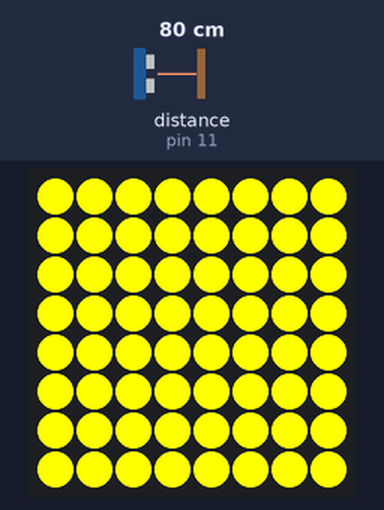
The sketch below on a simulated Arduino Uno, built with avr-gcc and run on an emulated ATmega328P. Shown: 8×8 RGB LED matrix (first LED top left, wired row by row). Wiring (inferred from the names in the program): ultrasonic range finder: trigger pin 12; echo pin 11. The test bench sets the inputs (shaded band); at power-on: distance to the obstacle (sensor on pin 11) 80 cm. The echo pulse lasts 58.3 µs per cm; what the sketch prints to the serial monitor is not drawn.

Above: at 1.2 s.
1.3 s: distance to the obstacle (sensor on pin 11) set to 2 cm
At 1.98 s:
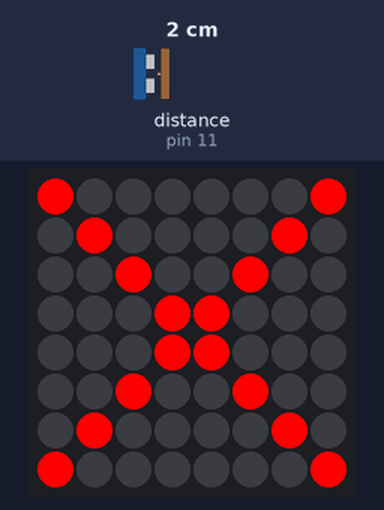
4.3 s: distance to the obstacle (sensor on pin 11) set to 120 cm
At 5.6 s:
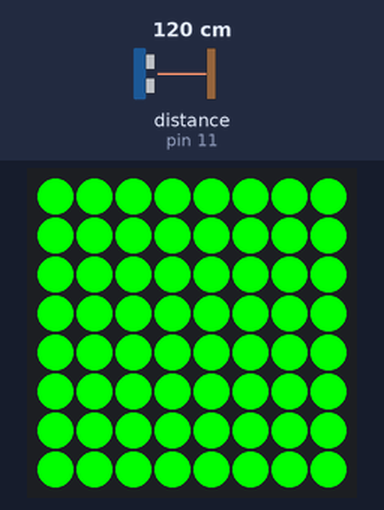
6.4 s: distance to the obstacle (sensor on pin 11) set to 35 cm
At 6.9 s:
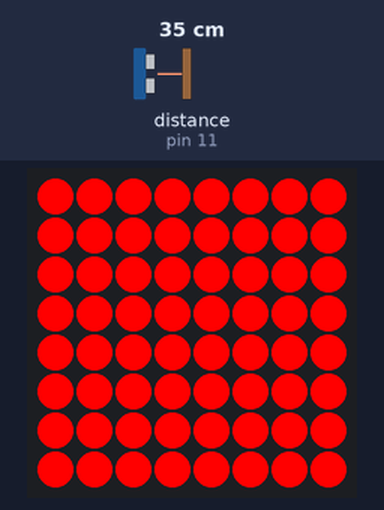
Timing chart, 0 to 9.4 s (numbered marks = the images above; inputs shaded):
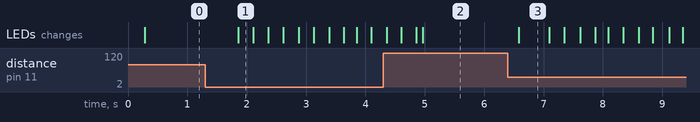

Measured:
- after the input at 1.3 s, the LEDs: change after 0.56 s (image 1)
- after the input at 4.3 s, the LEDs: first differ from a run without the input after 0.67 s (image 2)
- after the input at 6.4 s, the LEDs: change after 0.18 s (image 3)
- what the display in image 3 shows lasts 0.5 s, from 6.6 s to 7.1 s

The sketch:

final-parking.ino
```cpp
#include <Wire.h>
#include <Adafruit_GFX.h>
#include "Adafruit_LEDBackpack.h"

int trigPin = 12;    //Trig - green Jumper
int echoPin = 11;    //Echo - yellow Jumper
long duration, cm, inches;

Adafruit_BicolorMatrix matrix = Adafruit_BicolorMatrix();

void setup() {
  //Serial Port begin
  Serial.begin(9600);

  // start LED matrix
  Serial.println("8x8 LED Matrix Test");
  matrix.begin(0x70);  // pass in the address

  //Define inputs and outputs
  pinMode(trigPin, OUTPUT);
  pinMode(echoPin, INPUT);
}

void loop() {

   int avg_inches = 0;
   for(int i = 0; i < 5; i++) {
    // The sensor is triggered by a HIGH pulse of 10 or more microseconds.
    // Give a short LOW pulse beforehand to ensure a clean HIGH pulse:
    digitalWrite(trigPin, LOW);

    delayMicroseconds(5);
    digitalWrite(trigPin, HIGH);

    delayMicroseconds(10);
    digitalWrite(trigPin, LOW);

    // Read the signal from the sensor: a HIGH pulse whose
    // duration is the time (in microseconds) from the sending
    // of the ping to the reception of its echo off of an object.
    // pinMode(echoPin, INPUT);
    duration = pulseIn(echoPin, HIGH);

    // convert the time into a distance
    // cm = (duration/2) / 29.1; // uncomment to use cm
    inches = (duration/2) / 74; // uncomment to use in

    avg_inches += inches;
    delay(50);
  }

  int total_avg_inches = avg_inches / 5;
  // Serial.println(total_avg_inches);

  // enable light
  matrix.clear();
  matrix.setBrightness(15);

  DisplayLight(total_avg_inches);

  delay(250);
}

void DisplayLight(int inches) {
  if(inches <= 24) {
    // to do: keep count, flash for 10s then shut down

    matrix.blinkRate(1); // 0-3
    matrix.writeDisplay();
    matrix.drawLine(0,0, 7,7, LED_RED);
    matrix.drawLine(0,7, 7,0, LED_RED);
    matrix.writeDisplay();

  } else if(inches > 24 && inches <= 29) {

    // display red block
    matrix.blinkRate(0); // 0-3
    matrix.clear();
    matrix.fillRect(0,0, 8,8, LED_RED); // stop
    matrix.writeDisplay();
  } else if(inches > 29 && inches <= 35) {

    // display yellow block
    matrix.blinkRate(0); // 0-3
    matrix.clear();
    matrix.fillRect(0,0, 8,8, LED_YELLOW); // close
    matrix.writeDisplay();
  } else if(inches > 35 && inches <= 48) {

    // display green block
    matrix.blinkRate(0); // 0-3
    matrix.clear();
    matrix.fillRect(0,0, 8,8, LED_GREEN);
    matrix.writeDisplay();
  } else {

    // turn matrix off
    matrix.blinkRate(0); // 0-3
    matrix.clear();
    matrix.writeDisplay();
  }
}
```
